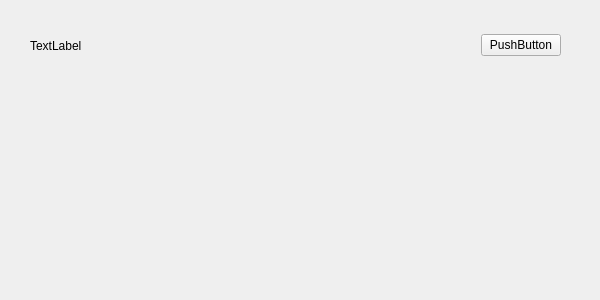
<?xml version="1.0" encoding="UTF-8"?>
<ui version="4.0">
 <class>Item</class>
 <widget class="QWidget" name="Item">
  <property name="geometry">
   <rect>
    <x>0</x>
    <y>0</y>
    <width>600</width>
    <height>300</height>
   </rect>
  </property>
  <property name="windowTitle">
   <string>Form</string>
  </property>
  <widget class="QWidget" name="widget" native="true">
   <property name="geometry">
    <rect>
     <x>30</x>
     <y>20</y>
     <width>531</width>
     <height>51</height>
    </rect>
   </property>
   <property name="minimumSize">
    <size>
     <width>0</width>
     <height>41</height>
    </size>
   </property>
   <layout class="QHBoxLayout" name="horizontalLayout">
    <item>
     <widget class="QLabel" name="label">
      <property name="text">
       <string>TextLabel</string>
      </property>
     </widget>
    </item>
    <item>
     <spacer name="horizontalSpacer">
      <property name="orientation">
       <enum>Qt::Horizontal</enum>
      </property>
      <property name="sizeHint" stdset="0">
       <size>
        <width>40</width>
        <height>20</height>
       </size>
      </property>
     </spacer>
    </item>
    <item>
     <widget class="QPushButton" name="pushButton">
      <property name="text">
       <string>PushButton</string>
      </property>
     </widget>
    </item>
   </layout>
  </widget>
 </widget>
 <resources/>
 <connections/>
</ui>
